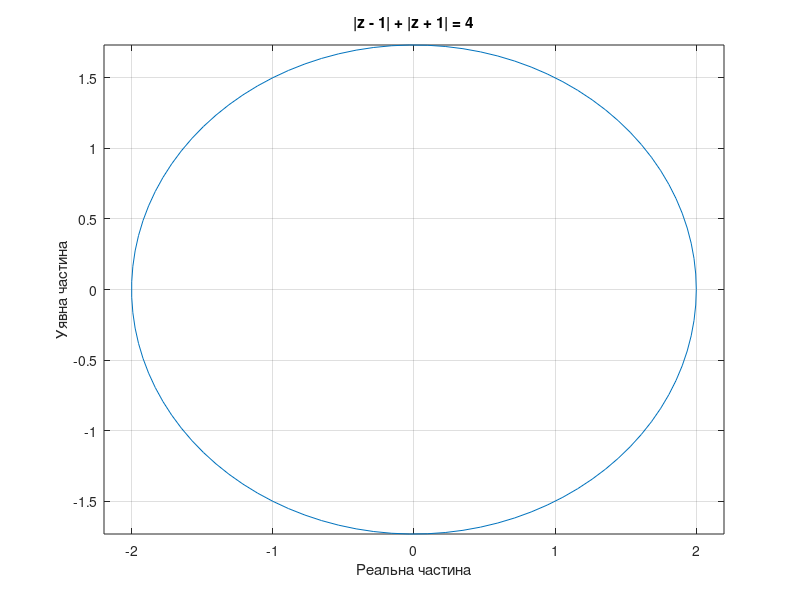

Recreate this plot in MATLAB.
% Параметри еліпса
a = 2; % Велика піввісь
c = 1; % Відстань від центру до фокусу
b = sqrt(a^2 - c^2); % Мала піввісь

% Параметричне рівняння еліпса
theta = linspace(0, 2*pi, 100);
x = a * cos(theta);
y = b * sin(theta);

% Побудова
plot(x, y)
axis equal
grid on
xlabel('Реальна частина')
ylabel('Уявна частина')
title('|z - 1| + |z + 1| = 4')

